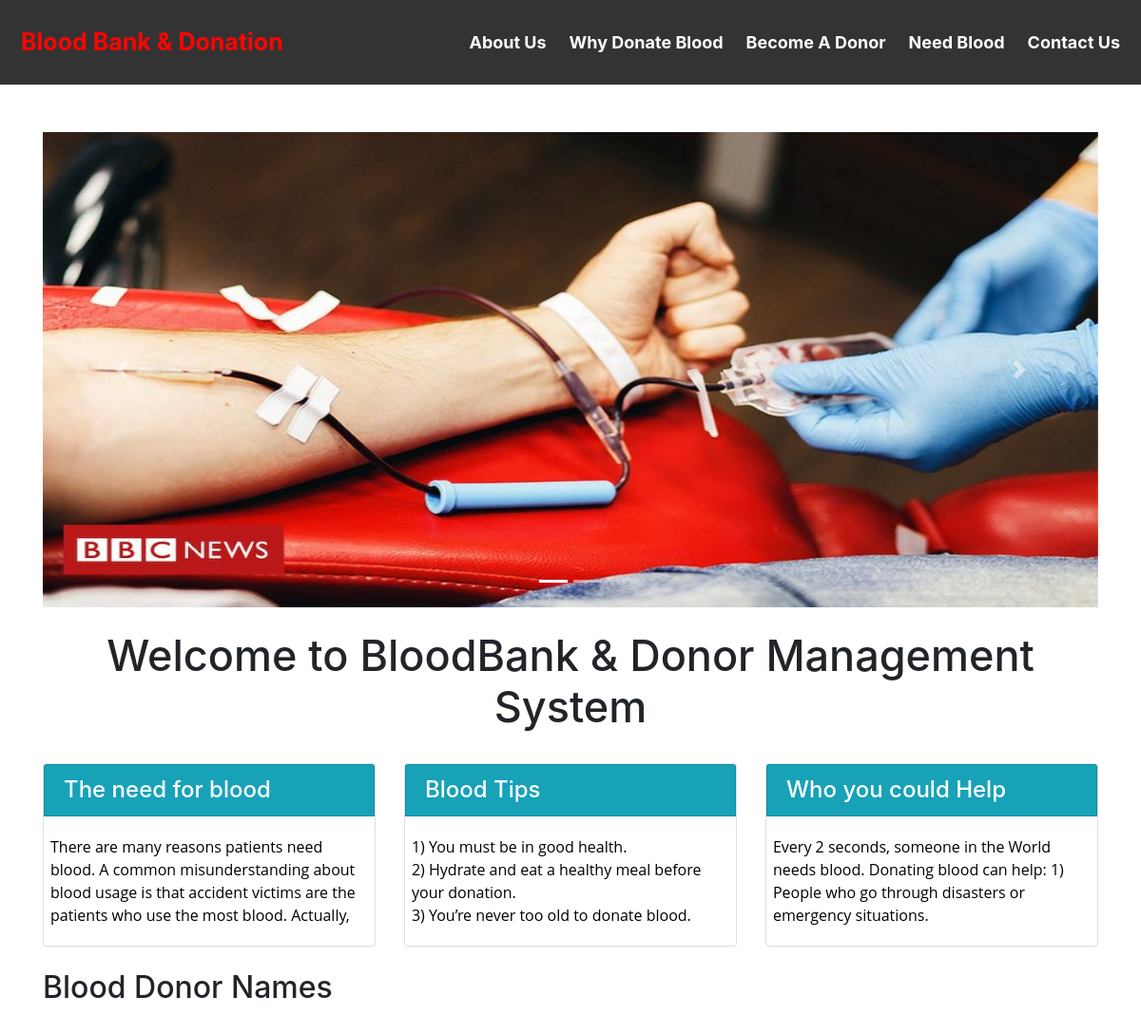
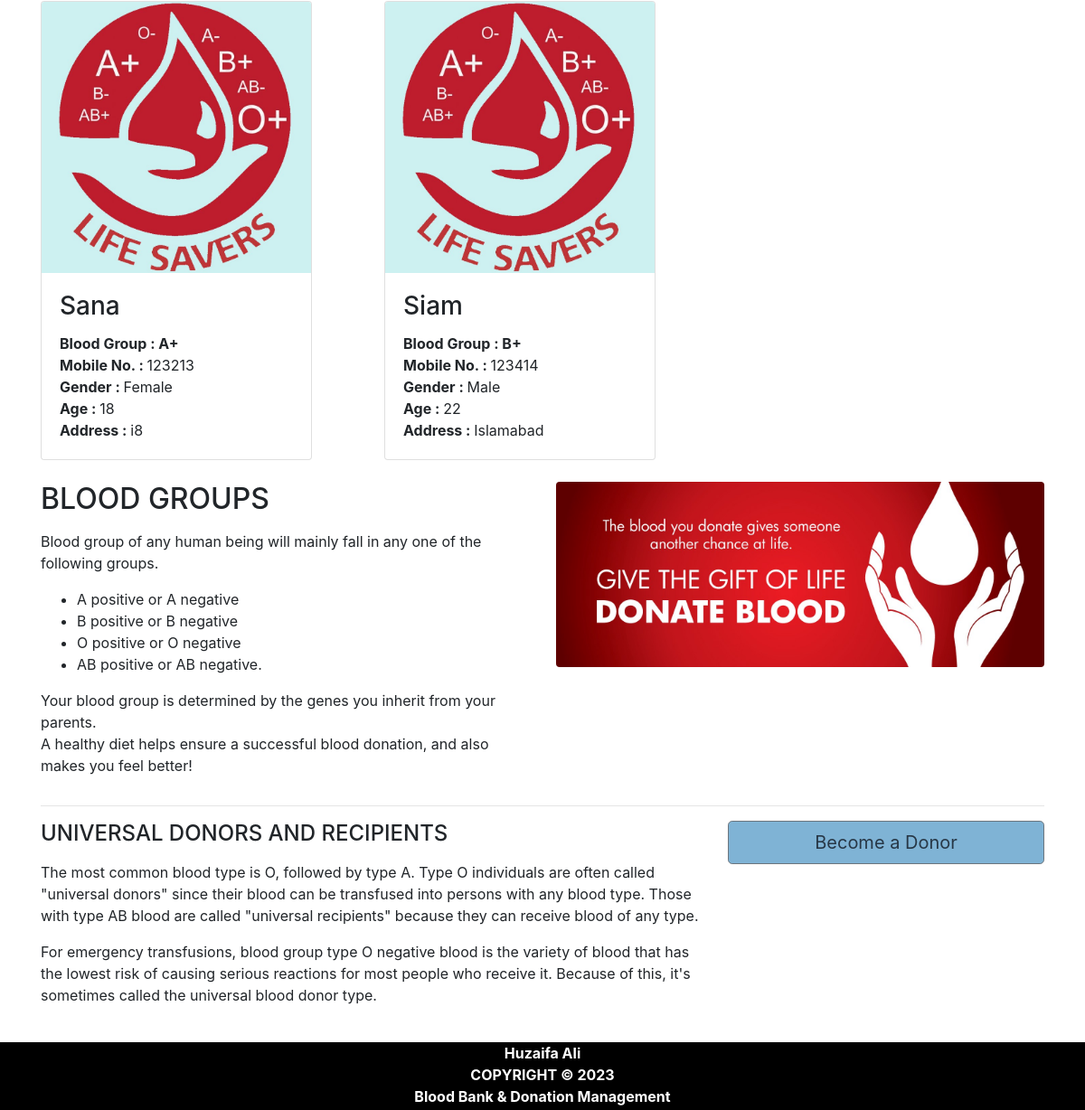
The app's page /home.php with its own data (2 pictures, top to bottom).
### tables this page shows
CREATE TABLE `pages` (
  `page_id` int(11) NOT NULL,
  `page_name` varchar(255) NOT NULL,
  `page_type` varchar(50) DEFAULT NULL,
  `page_data` longtext NOT NULL
);

CREATE TABLE `donor_details` (
  `donor_id` int(11) NOT NULL,
  `donor_name` varchar(50) NOT NULL,
  `donor_number` varchar(10) NOT NULL,
  `donor_mail` varchar(50) DEFAULT NULL,
  `donor_age` int(60) NOT NULL,
  `donor_gender` varchar(10) NOT NULL,
  `donor_blood` varchar(10) NOT NULL,
  `donor_address` varchar(100) NOT NULL
);

CREATE TABLE `blood` (
  `blood_id` int(11) NOT NULL,
  `blood_group` varchar(10) NOT NULL
);

### home.php (the view, shortened to what this page needs)
<!DOCTYPE html>
<html lang="en">
<head>
  <link rel="stylesheet" href="https://maxcdn.bootstrapcdn.com/bootstrap/4.5.2/css/bootstrap.min.css">
</head>
<body>
<div class="header">
<?php
$active="home";
include('head.php'); ?>
</div>
  <div id="page-container" style="margin-top:50px; position: relative;min-height: 84vh;   ">
    <div class="container">
    <div id="content-wrap"style="padding-bottom:75px;">
  <div id="demo" class="carousel slide" data-ride="carousel">
    <ul class="carousel-indicators">
      <li data-target="#demo" data-slide-to="0" class="active"></li>
      <li data-target="#demo" data-slide-to="1"></li>
    </ul>
    <div class="carousel-inner">
      <div class="carousel-item active">
        <img src="image\_107317099_blooddonor976.jpg" alt="image\_107317099_blooddonor976.jpg" width="100%" height="500">
      </div>
    </div>
    <a class="carousel-control-prev" href="#demo" data-slide="prev">
      <span class="carousel-control-prev-icon"></span>
    </a>
    <a class="carousel-control-next" href="#demo" data-slide="next">
      <span class="carousel-control-next-icon"></span>
    </a>
  </div>
<br>
        <h1 style="text-align:center;font-size:45px;">Welcome to BloodBank & Donor Management System</h1>
<br>
        <div class="row">
            <div class="col-lg-4 mb-4">
                <div class="card">
                    <h4 class="card-header card bg-info text-white" >The need for blood</h4>
                        <p class="card-body overflow-auto" style="padding-left:2%;height:120px;text-align:left;">
                          <?php
                            include 'conn.php';
                            $sql=$sql= "select * from pages where page_type='needforblood'";
                            $result=mysqli_query($conn,$sql);
                            if(mysqli_num_rows($result)>0)   {
                                while($row = mysqli_fetch_assoc($result)) {
                                  echo $row['page_data'];
                                }
                              }
                           ?>
                         </p>
                </div>
            </div>
            <div class="col-lg-4 mb-4">
                <div class="card">
                    <h4 class="card-header card bg-info text-white">Blood Tips</h4>
                    <p class="card-body overflow-auto" style="padding-left:2%;height:120px;text-align:left;">
                      <?php
                        include 'conn.php';
                        $sql=$sql= "select * from pages where page_type='bloodtips'";
                        $result=mysqli_query($conn,$sql);
                        if(mysqli_num_rows($result)>0)   {
                            while($row = mysqli_fetch_assoc($result)) {
                              echo $row['page_data'];
                            }
                          }
                       ?>
                     </p>
                        </div>
            </div>
            <div class="col-lg-4 mb-4">
                <div class="card">
                    <h4 class="card-header card bg-info text-white" >Who you could Help</h4>
                    <p class="card-body overflow-auto" style="padding-left:2%;height:120px;text-align:left;">
                      <?php
                        include 'conn.php';
                        $sql=$sql= "select * from pages where page_type='whoyouhelp'";
                        $result=mysqli_query($conn,$sql);
                        if(mysqli_num_rows($result)>0)   {
                            while($row = mysqli_fetch_assoc($result)) {
                              echo $row['page_data'];
                            }
                          }
                       ?>
                     </p>
                        </div>
            </div>
</div>
        <h2>Blood Donor Names</h2>
        <div class="row">
          <?php
            include 'conn.php';
            $sql= "select * from donor_details join blood where donor_details.donor_blood=blood.blood_id order by rand() limit 6";
            $result=mysqli_query($conn,$sql);
            if(mysqli_num_rows($result)>0)
            {
            while($row = mysqli_fetch_assoc($result)) {
           ?>
            <div class="col-lg-4 col-sm-6 portfolio-item" ><br>
            <div class="card" style="width:300px">
                <img class="card-img-top" src="image\blood_drop_logo.jpg" alt="Card image" style="width:100%;height:300px">
                <div class="card-body">
                  <h3 class="card-title"><?php echo $row['donor_name']; ?></h3>
                  <p class="card-text">
                    <b>Blood Group : </b> <b><?php echo $row['blood_group']; ?></b><br>
                    <b>Mobile No. : </b> <?php echo $row['donor_number']; ?><br>
                    <b>Gender : </b><?php echo $row['donor_gender']; ?><br>
                    <b>Age : </b> <?php echo $row['donor_age']; ?><br>
                    <b>Address : </b> <?php echo $row['donor_address']; ?><br>
                  </p>
                </div>
              </div>
        </div>
      <?php }} ?>
</div>
<br>
        <div class="row">
            <div class="col-lg-6">
                <h2>BLOOD GROUPS</h2>
                <p>
                  <?php
                    include 'conn.php';
                    $sql=$sql= "select * from pages where page_type='bloodgroups'";
                    $result=mysqli_query($conn,$sql);
                    if(mysqli_num_rows($result)>0)   {
                        while($row = mysqli_fetch_assoc($result)) {
                          echo $row['page_data'];
                        }
                      }
                   ?></p>
            </div>
            <div class="col-lg-6">
                <img class="img-fluid rounded" src="image\blood_donationcover.jpeg" alt="" >
            </div>
        </div>
        <hr>
        <div class="row mb-4">
            <div class="col-md-8">
            <h4>UNIVERSAL DONORS AND RECIPIENTS</h4>
            <p>
              <?php
                include 'conn.php';
                $sql=$sql= "select * from pages where page_type='universal'";
                $result=mysqli_query($conn,$sql);
                if(mysqli_num_rows($result)>0)   {
                    while($row = mysqli_fetch_assoc($result)) {
                      echo $row['page_data'];
                    }
                  }
               ?></p>
              </div>
            <div class="col-md-4">
                <a class="btn btn-lg btn-secondary btn-block" href="donate_blood.php" style="align:center; background-color:#7FB3D5;color:#273746 ">Become a Donor </a>
            </div>
        </div>
    </div>
  </div>
  <?php include('footer.php');?>
</div>
</body>
</html>

### head.php (shortened to what this page needs)
<html>
<head>
</head>
<body>
  <div class="header">
    <a href="home.php" class="logo"<?php if($active=='home') echo "class='logo2'"; ?>>Blood Bank & Donation </a>
    <div class="header-right">
    <a href="about_us.php"  <?php if($active=='about') echo "class='act'"; ?> >About Us</a>
    <a href="why_donate_blood.php"  <?php if($active=='why') echo "class='act'"; ?>>Why Donate Blood</a>
      <a href="donate_blood.php"  <?php if($active=='donate') echo "class='act'"; ?>>Become A Donor</a>
      <a href="need_blood.php" <?php if($active=='need') echo "class='act'"; ?>>Need Blood</a>
      <a href="contact_us.php" <?php if($active=='contact') echo "class='act'"; ?>>Contact Us</a>
    </div>
  </div>
</body>
</html>

### footer.php (shortened to what this page needs)
<html>
<head>
</head>
<body>
  <div id="footer" >
  <b><center>Huzaifa Ali<br>COPYRIGHT © 2023<br>
  Blood Bank & Donation Management
  <br>
  </center>
  </div>
</body>
</html>

### head.php (style rules this page uses)
.header { overflow:hidden; background-color: #333; top: 0; width:100%; padding: 10px 5px; color:#FF0404 ; }
.header a { float: left; color: white; text-align: center; padding: 12px; text-decoration: none; font-size: 18px; line-height: 25px; border-radius: 4px; font-weight:bold; }
.header a.logo { font-size: 25px; font-weight: bold; color:#FF0404 ; }
.header-right { float: right; }

### footer.php (style rules this page uses)
#footer { position:absolute; left: 0; bottom: 0; width: 100%; height: 75px; background-color:#000000; color:white; text-align: center; }

### records on screen
pages: page_data "There are many reasons patients need blood. A common misunderstanding about blood usage is that accident victims are the patients who use the most blood. Actually,…"
pages: page_data "1) You must be in good health. 2) Hydrate and eat a healthy meal before your donation. 3) You’re never too old to donate blood."
pages: page_data "Every 2 seconds, someone in the World needs blood. Donating blood can help: 1) People who go through disasters or emergency situations."
donor_details: donor_name "Sana", blood.blood_group "A+", donor_number "123213", donor_gender "Female", donor_age "18", donor_address "i8"
donor_details: donor_name "Siam", blood.blood_group "B+", donor_number "123414", donor_gender "Male", donor_age "22", donor_address "Islamabad"
pages: page_data "Blood group of any human being will mainly fall in any one of the following groups. A positive or A negative B positive or B negative O positive or O negative AB positive or AB negative. Your blood group is determined by the genes you inherit from your parents. A healthy diet helps ensure a successful blood donation, and also makes you feel better!"
pages: page_data "The most common blood type is O, followed by type A. Type O individuals are often called \"universal donors\" since their blood can be transfused into persons with any blood type. Those with type AB blood are called \"universal recipients\" because they can receive blood of any type. For emergency transfusions, blood group type O negative blood is the variety of blood that has the lowest risk of causing serious reactions for most people who receive it. Because of this, it's sometimes called the universal blood donor type."
